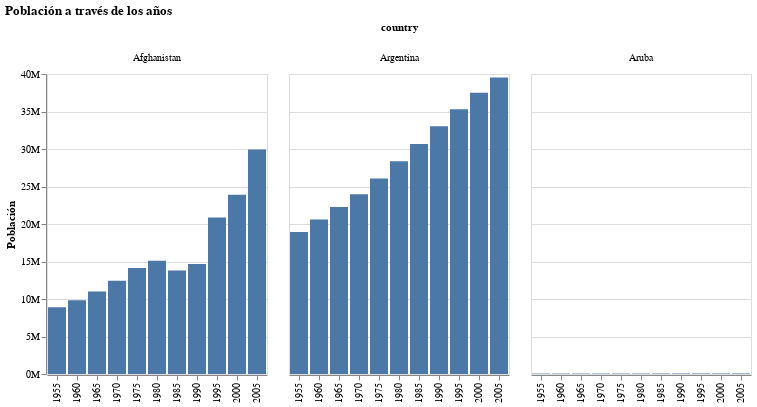

The notebook cell saved with this chart:
### Code cell
intervalos_seleccionados = alt.selection_interval(name="Intervalo seleccionado", encodings=["x"])
alt.Chart(data[:33]).mark_bar().encode(
    x = alt.X('year:O', title=''),
    y = alt.Y('pop:Q', title='Población', axis = alt.Axis(format = "s")),
    column = alt.Column("country")
).properties(
    title = 'Población a través de los años'
).transform_filter(intervalos_seleccionados).add_params(intervalos_seleccionados)

### Figure 1 — Vega-Lite specification as saved in the notebook (floating-point values rounded to 4 significant figures)
{"config": {"view": {"continuousWidth": 300, "continuousHeight": 300}}, "data": {"name": "data-35ff20734554101de9412929fdedbfa8"}, "mark": {"type": "bar"}, "encoding": {"column": {"field": "country", "type": "nominal"}, "x": {"field": "year", "title": "", "type": "ordinal"}, "y": {"axis": {"format": "s"}, "field": "pop", "title": "Población", "type": "quantitative"}}, "params": [{"name": "Intervalo seleccionado", "select": {"type": "interval", "encodings": ["x"]}}], "title": "Población a través de los años", "transform": [{"filter": {"param": "Intervalo seleccionado"}}], "$schema": "https://vega.github.io/schema/vega-lite/v5.20.1.json", "datasets": {"data-35ff20734554101de9412929fdedbfa8": [{"year": 1955, "country": "Afghanistan", "cluster": 0, "pop": 8891209, "life_expect": 30.33, "fertility": 7.7}, {"year": 1960, "country": "Afghanistan", "cluster": 0, "pop": 9829450, "life_expect": 32.0, "fertility": 7.7}, {"year": 1965, "country": "Afghanistan", "cluster": 0, "pop": 10997885, "life_expect": 34.02, "fertility": 7.7}, {"year": 1970, "country": "Afghanistan", "cluster": 0, "pop": 12430623, "life_expect": 36.09, "fertility": 7.7}, {"year": 1975, "country": "Afghanistan", "cluster": 0, "pop": 14132019, "life_expect": 38.44, "fertility": 7.7}, {"year": 1980, "country": "Afghanistan", "cluster": 0, "pop": 15112149, "life_expect": 39.85, "fertility": 7.8}, {"year": 1985, "country": "Afghanistan", "cluster": 0, "pop": 13796928, "life_expect": 40.82, "fertility": 7.9}, {"year": 1990, "country": "Afghanistan", "cluster": 0, "pop": 14669339, "life_expect": 41.67, "fertility": 8.0}, {"year": 1995, "country": "Afghanistan", "cluster": 0, "pop": 20881480, "life_expect": 41.76, "fertility": 8.0}, {"year": 2000, "country": "Afghanistan", "cluster": 0, "pop": 23898198, "life_expect": 42.13, "fertility": 7.479}, {"year": 2005, "country": "Afghanistan", "cluster": 0, "pop": 29928987, "life_expect": 43.83, "fertility": 7.069}, {"year": 1955, "country": "Argentina", "cluster": 3, "pop": 18927821, "life_expect": 64.4, "fertility": 3.127}, {"year": 1960, "country": "Argentina", "cluster": 3, "pop": 20616009, "life_expect": 65.14, "fertility": 3.09}, {"year": 1965, "country": "Argentina", "cluster": 3, "pop": 22283100, "life_expect": 65.63, "fertility": 3.049}, {"year": 1970, "country": "Argentina", "cluster": 3, "pop": 23962313, "life_expect": 67.06, "fertility": 3.146}, {"year": 1975, "country": "Argentina", "cluster": 3, "pop": 26081880, "life_expect": 68.48, "fertility": 3.44}, {"year": 1980, "country": "Argentina", "cluster": 3, "pop": 28369799, "life_expect": 69.94, "fertility": 3.15}, {"year": 1985, "country": "Argentina", "cluster": 3, "pop": 30675059, "life_expect": 70.77, "fertility": 3.053}, {"year": 1990, "country": "Argentina", "cluster": 3, "pop": 33022202, "life_expect": 71.87, "fertility": 2.9}, {"year": 1995, "country": "Argentina", "cluster": 3, "pop": 35311049, "life_expect": 73.28, "fertility": 2.63}, {"year": 2000, "country": "Argentina", "cluster": 3, "pop": 37497728, "life_expect": 74.34, "fertility": 2.35}, {"year": 2005, "country": "Argentina", "cluster": 3, "pop": 39537943, "life_expect": 75.32, "fertility": 2.254}, {"year": 1955, "country": "Aruba", "cluster": 3, "pop": 53865, "life_expect": 64.38, "fertility": 5.15}, {"year": 1960, "country": "Aruba", "cluster": 3, "pop": 57203, "life_expect": 66.61, "fertility": 4.399}, {"year": 1965, "country": "Aruba", "cluster": 3, "pop": 59020, "life_expect": 68.34, "fertility": 3.301}, {"year": 1970, "country": "Aruba", "cluster": 3, "pop": 59039, "life_expect": 70.94, "fertility": 2.651}, {"year": 1975, "country": "Aruba", "cluster": 3, "pop": 59390, "life_expect": 71.83, "fertility": 2.45}, {"year": 1980, "country": "Aruba", "cluster": 3, "pop": 60266, "life_expect": 74.12, "fertility": 2.358}, {"year": 1985, "country": "Aruba", "cluster": 3, "pop": 64129, "life_expect": 74.49, "fertility": 2.3}, {"year": 1990, "country": "Aruba", "cluster": 3, "pop": 66653, "life_expect": 74.11, "fertility": 2.28}, {"year": 1995, "country": "Aruba", "cluster": 3, "pop": 67836, "life_expect": 73.01, "fertility": 2.208}, {"year": 2000, "country": "Aruba", "cluster": 3, "pop": 69539, "life_expect": 73.45, "fertility": 2.124}, {"year": 2005, "country": "Aruba", "cluster": 3, "pop": 71566, "life_expect": 74.24, "fertility": 2.04}]}}
